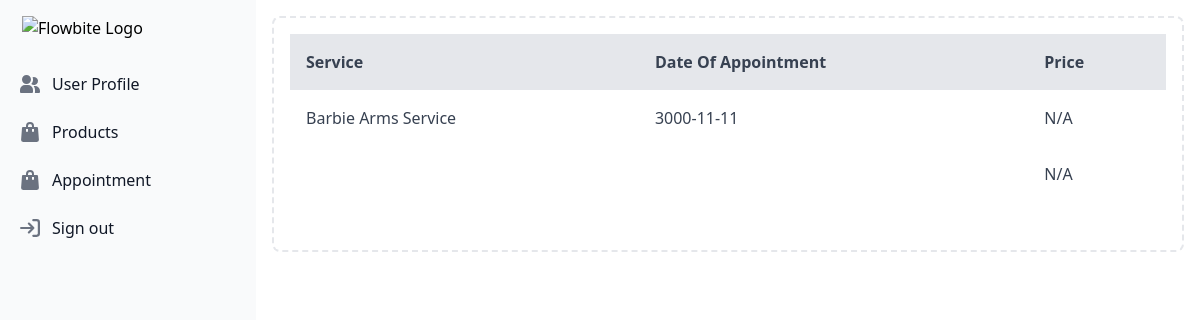
The page /frontend/userDashboardAppointment.php on the database its author committed.
### tables this page shows
CREATE TABLE `patients` (
  `id` int(255) NOT NULL,
  `picture` varchar(255) NOT NULL,
  `name` varchar(255) NOT NULL,
  `age` varchar(255) NOT NULL,
  `sex` varchar(255) NOT NULL,
  `phonenumber` varchar(11) NOT NULL,
  `address` varchar(255) NOT NULL,
  `email` varchar(255) NOT NULL,
  `password` varchar(255) NOT NULL,
  `date` varchar(255) NOT NULL,
  `service` varchar(255) NOT NULL,
  `receipt` varchar(255) NOT NULL,
  `regdate` mediumtext NOT NULL,
  `status` mediumtext NOT NULL,
  `idfront` mediumtext NOT NULL,
  `idback` mediumtext NOT NULL
);

### frontend/userDashboardAppointment.php (the view, shortened to what this page needs)
<!DOCTYPE html>
<html lang="en">
  <head>
    <link rel="stylesheet" href="output.css" />
  </head>
  <body>
    <aside
      id="logo-sidebar"
      class="fixed top-0 left-0 z-40 w-64 h-screen transition-transform -translate-x-full sm:translate-x-0"
      aria-label="Sidebar">
      <div
        class="h-full px-3 py-4 overflow-y-auto bg-gray-50 dark:bg-gray-800 w-"
      >
        <a href="#" class="flex items-center ps-2.5 mb-5">
          <img
            src="../userupload/<?=$_SESSION['picture']?>"
            class="h-6 me-3 sm:h-7"
            alt="Flowbite Logo"
          />
        </a>
        <ul class="space-y-2 font-medium">
          <li>
            <a
              href="../frontend/userDashboard.php"
              class="flex items-center p-2 text-gray-900 rounded-lg dark:text-white hover:bg-gray-100 dark:hover:bg-gray-700 group"
            >
              <span class="flex-1 ms-3 whitespace-nowrap">User Profile</span>
            </a>
          </li>
          <li>
            <a
              href="../frontend/productUserDashboard.php"
              class="flex items-center p-2 text-gray-900 rounded-lg dark:text-white hover:bg-gray-100 dark:hover:bg-gray-700 group"
            >
              <span class="flex-1 ms-3 whitespace-nowrap">Products</span>
            </a>
          </li>
          <li>
            <a
              href="../frontend/productUserDashboardAppointment.php"
              class="flex items-center p-2 text-gray-900 rounded-lg dark:text-white hover:bg-gray-100 dark:hover:bg-gray-700 group"
            >
              <span class="flex-1 ms-3 whitespace-nowrap">Appointment</span>
            </a>
          </li>
          <li>
            <a
              href="../backend/logout.php"
              class="flex items-center p-2 text-gray-900 rounded-lg dark:text-white hover:bg-gray-100 dark:hover:bg-gray-700 group"
            >
              <span class="flex-1 ms-3 whitespace-nowrap">Sign out</span>
            </a>
          </li>
        </ul>
      </div>
    </aside>
    <div class="p-4 sm:ml-64">
      <div class="p-4 border-2 border-gray-200 border-dashed rounded-lg dark:border-gray-700">
      <?php
 $connection = new mysqli('localhost', 'root', '', 'luxureemdb');
 $sql = "SELECT * FROM patients";
 $result = $connection->query($sql);
 if ($result->num_rows > 0) {
    echo "<table class='w-full border-collapse mb-8'>";
    echo "<thead class='bg-gray-200 text-gray-700 border-b-2 border-gray-300'>";
    echo "<tr><th class='p-4 text-left'>Service</th><th class='p-4 text-left'>Date Of Appointment</th><th class='p-4 text-left'>Price</th></tr>";
    echo "</thead>";
    echo "<tbody class='text-gray-700'>";
    while($row = $result->fetch_assoc()) {
      $service_name = $row["service"];
      $sql_price = "SELECT `barbieprice` FROM barbie WHERE barbiename = '$service_name'";
      $result_price = $connection->query($sql_price);
      if ($result_price->num_rows > 0) {
        $price_row = $result_price->fetch_assoc();
        $price = $price_row["barbieprice"];
      } else {
        $price = 'N/A';
      }
      echo "<tr class='border-b-2 border-gray-200 hover:bg-gray-100'>";
      echo "<td class='p-4'>" . $row["service"]. "</td>";
      echo "<td class='p-4'>" . $row["date"]. "</td>";
      echo "<td class='p-4'>" . $price. "</td>";
      echo "</tr>";
    }
    echo "</tbody>";
    echo "</table>";
 } else {
    echo "<p class='text-red-600'>0 results</p>";
 }
 ?>
      </div>
    </div>
  </body>
</html>

### rows shown on the page
patients: service "Barbie Arms Service", date "3000-11-11", price "N/A"
patients: price "N/A"
